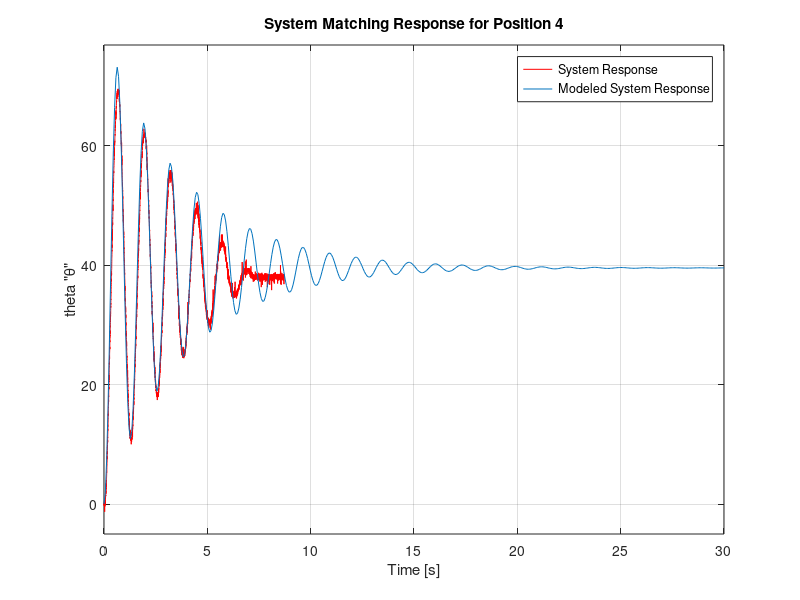

Here is the MATLAB script that generated this plot: (Note: this script raises an error after producing the figure.)
% Filtered Position 1 data
close all;
load('filPos4Data.mat')

pos4_x = filPos4Data(:,1);
pos4_y = filPos4Data(:,2);
figure(1);
plot(pos4_x,pos4_y-pos4_y(1,1),'-r')
hold on
eps = 0.0616 - 0.01 ;
wn = 4.6034 + 0.3 ;
gain = 950;
sys = tf([gain],[1 2*eps*wn wn^2]);
step(sys)
title('System Matching Response for Position 4')
ylabel('theta "\theta"')
legend('System Response','Modeled System Response')
stepinfo(sys)
